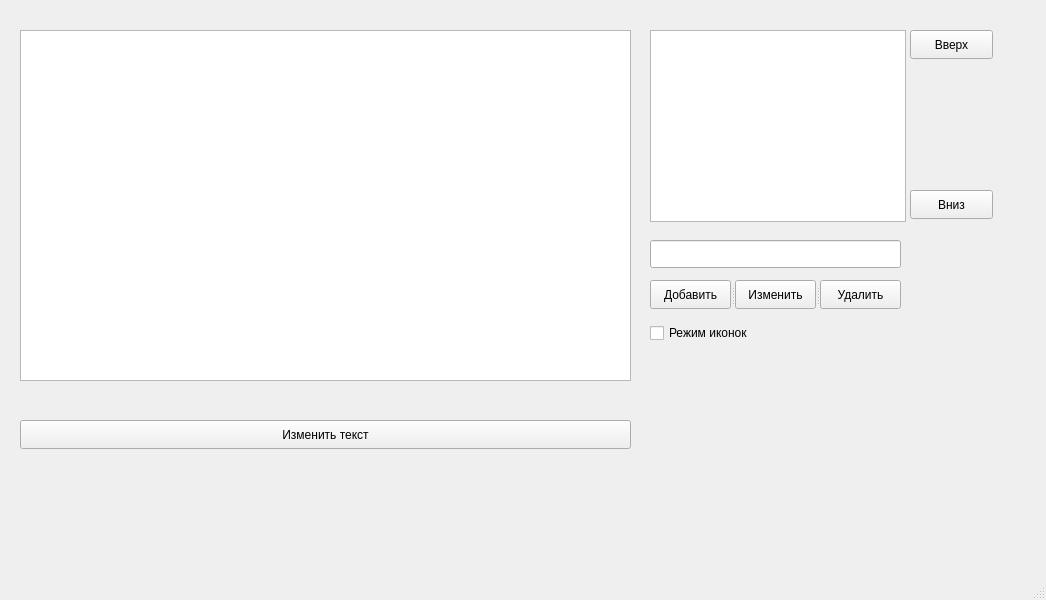
<?xml version="1.0" encoding="UTF-8"?>
<ui version="4.0">
 <class>MainWindow</class>
 <widget class="QMainWindow" name="MainWindow">
  <property name="geometry">
   <rect>
    <x>0</x>
    <y>0</y>
    <width>1046</width>
    <height>600</height>
   </rect>
  </property>
  <property name="windowTitle">
   <string>MainWindow</string>
  </property>
  <widget class="QWidget" name="centralwidget">
   <widget class="QPlainTextEdit" name="plainTextEdit1">
    <property name="geometry">
     <rect>
      <x>20</x>
      <y>30</y>
      <width>611</width>
      <height>351</height>
     </rect>
    </property>
   </widget>
   <widget class="QPushButton" name="pushButton">
    <property name="geometry">
     <rect>
      <x>20</x>
      <y>420</y>
      <width>611</width>
      <height>29</height>
     </rect>
    </property>
    <property name="text">
     <string>Изменить текст</string>
    </property>
   </widget>
   <widget class="QLineEdit" name="lineEdit">
    <property name="geometry">
     <rect>
      <x>650</x>
      <y>240</y>
      <width>251</width>
      <height>28</height>
     </rect>
    </property>
   </widget>
   <widget class="QPushButton" name="upPushButton">
    <property name="geometry">
     <rect>
      <x>910</x>
      <y>30</y>
      <width>83</width>
      <height>29</height>
     </rect>
    </property>
    <property name="text">
     <string>Вверх</string>
    </property>
   </widget>
   <widget class="QPushButton" name="downPushButton">
    <property name="geometry">
     <rect>
      <x>910</x>
      <y>190</y>
      <width>83</width>
      <height>29</height>
     </rect>
    </property>
    <property name="text">
     <string>Вниз</string>
    </property>
   </widget>
   <widget class="QListWidget" name="listWidget">
    <property name="geometry">
     <rect>
      <x>650</x>
      <y>30</y>
      <width>256</width>
      <height>192</height>
     </rect>
    </property>
   </widget>
   <widget class="QCheckBox" name="checkBox">
    <property name="geometry">
     <rect>
      <x>650</x>
      <y>320</y>
      <width>251</width>
      <height>26</height>
     </rect>
    </property>
    <property name="text">
     <string>Режим иконок</string>
    </property>
   </widget>
   <widget class="QSplitter" name="splitter">
    <property name="geometry">
     <rect>
      <x>650</x>
      <y>280</y>
      <width>251</width>
      <height>29</height>
     </rect>
    </property>
    <property name="orientation">
     <enum>Qt::Horizontal</enum>
    </property>
    <widget class="QPushButton" name="addPushButton">
     <property name="text">
      <string>Добавить</string>
     </property>
    </widget>
    <widget class="QPushButton" name="editPushButton">
     <property name="text">
      <string>Изменить</string>
     </property>
    </widget>
    <widget class="QPushButton" name="deletePushButton">
     <property name="text">
      <string>Удалить</string>
     </property>
    </widget>
   </widget>
  </widget>
  <widget class="QMenuBar" name="menubar">
   <property name="geometry">
    <rect>
     <x>0</x>
     <y>0</y>
     <width>1046</width>
     <height>25</height>
    </rect>
   </property>
  </widget>
  <widget class="QStatusBar" name="statusbar"/>
 </widget>
 <resources/>
 <connections/>
</ui>
